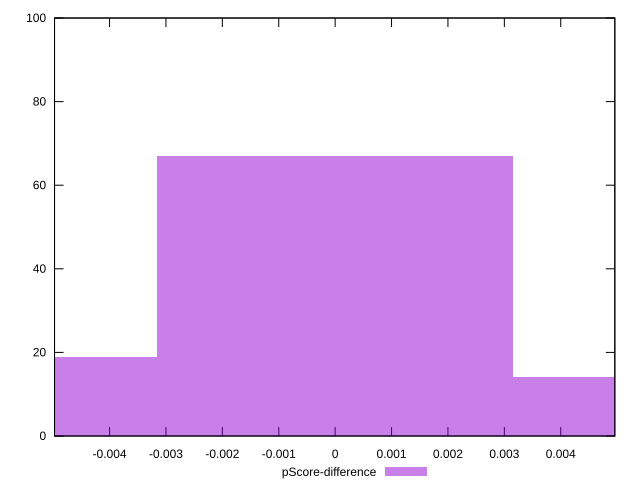

Generate this figure with gnuplot:
reset

$pScoreDifference <<EOF
0 67
-0.006324072803037566 19
0.006324072803037566 14
EOF

set key outside below
set boxwidth 0.006324072803037566
set xrange [-0.004975555555555622:0.004958888888888846]
set yrange [0:100]
set trange [0:100]
set style fill transparent solid 0.5 noborder
set terminal svg size 640, 490 enhanced background rgb 'white'
set output "report_00014_2021-02-09T15:56:05.503Z/uses-rel-preconnect/samples/pages/pScore-difference/histogram.svg"

plot $pScoreDifference title "pScore-difference" with boxes

reset
